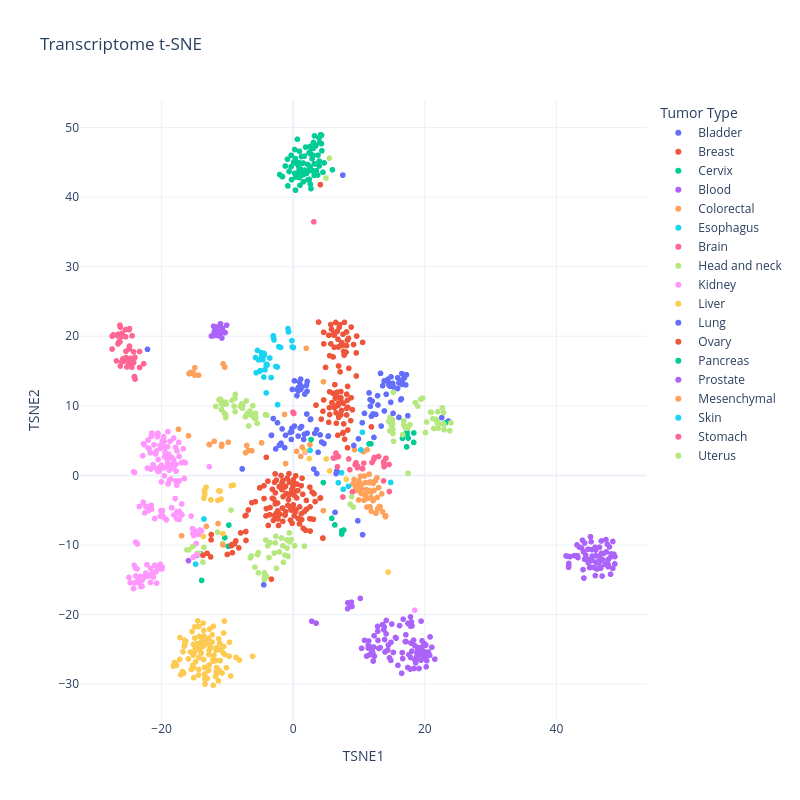

Here is the notebook cell this chart was saved with:
### Markdown cell above
### t-SNE

t-SNE does not assume linearity and might be a better proxy to separate the different types of tumors.

By default `perplexity` is 30 on sklearn.

### Code cell
from sklearn.manifold import TSNE

# Initialize TSNE with 2 components for 2D visualization)\
tsne = TSNE(n_components=2, random_state=42)

# Fit and transform the data
tsne_result = tsne.fit_transform(data)

# Create a DataFrame with the t-SNE results
tsne_df = pd.DataFrame(tsne_result, columns=['TSNE1', 'TSNE2'], index=expression_df.columns)
tsne_df['Tumor Type'] = labels

# We plot the data (the first two components are the first two columns of proj_data)
fig = px.scatter(
    tsne_df, 
    x='TSNE1', 
    y='TSNE2',
    color='Tumor Type',
    title='Transcriptome t-SNE',
    labels=['t-SNE Component 1', 't-SNE Component 2'],
    hover_name=pca_df.index,  # Show specimen on hover
    template="plotly_white",
    width=800,
    height=800,
)

fig.write_html(path.join('plots', 'tSNE.html'))
fig.show()
